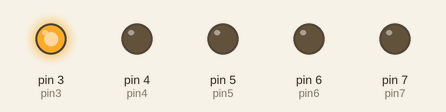
Simulated run of this sketch. Board: Arduino Uno, built with avr-gcc and run on an emulated ATmega328P. Shown: output pins drawn as LEDs (lit = HIGH).

Above: at 0.5 s.
At 1.5 s:
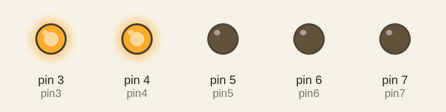
At 2.5 s:
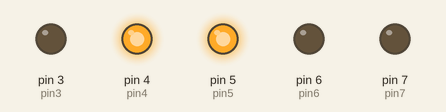
At 3.5 s:
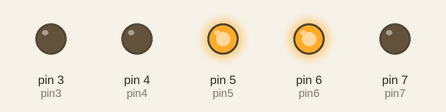
At 4.5 s:
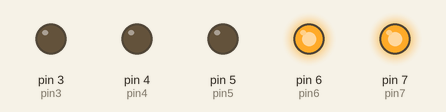
At 5.5 s:
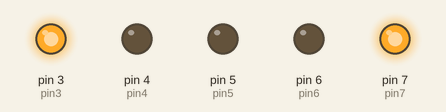
Timing chart, 0 to 6.5 s (numbered marks = the images above):
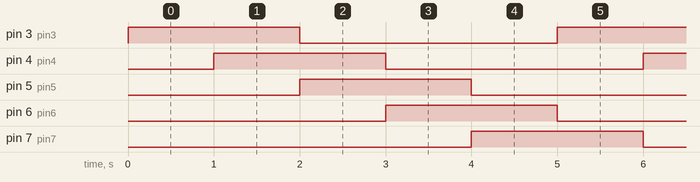

Measured:
- by itself, pin 3 (pin3), pin 4 (pin4), pin 5 (pin5), pin 6 (pin6), pin 7 (pin7): alternates HIGH for 2.0 s and LOW for 3.0 s
- by itself, everything shown: repeats every 5.0 s, in 5 steps

The sketch:

sketch_jan17a.ino
```cpp
//pin assignments
int pin7 = 7;
int pin6 = 6;
int pin5 = 5;
int pin4 = 4;
int pin3 = 3;

void setup() {
  // put your setup code here, to run once:
  pinMode(pin7, OUTPUT);
  pinMode(pin6, OUTPUT);
  pinMode(pin5, OUTPUT);
  pinMode(pin4, OUTPUT);
  pinMode(pin3, OUTPUT);
}

void loop() {
  // put your main code here, to run repeatedly:
  digitalWrite(pin6, LOW);
  digitalWrite(pin3, HIGH);
  delay(1000);
  digitalWrite(pin7, LOW);
  digitalWrite(pin4, HIGH);
  delay(1000);
  digitalWrite(pin3, LOW);
  digitalWrite(pin5, HIGH);
  delay(1000);
  digitalWrite(pin4, LOW);
  digitalWrite(pin6, HIGH);
  delay(1000);
  digitalWrite(pin5, LOW);
  digitalWrite(pin7, HIGH);
  delay(1000);

}
```
